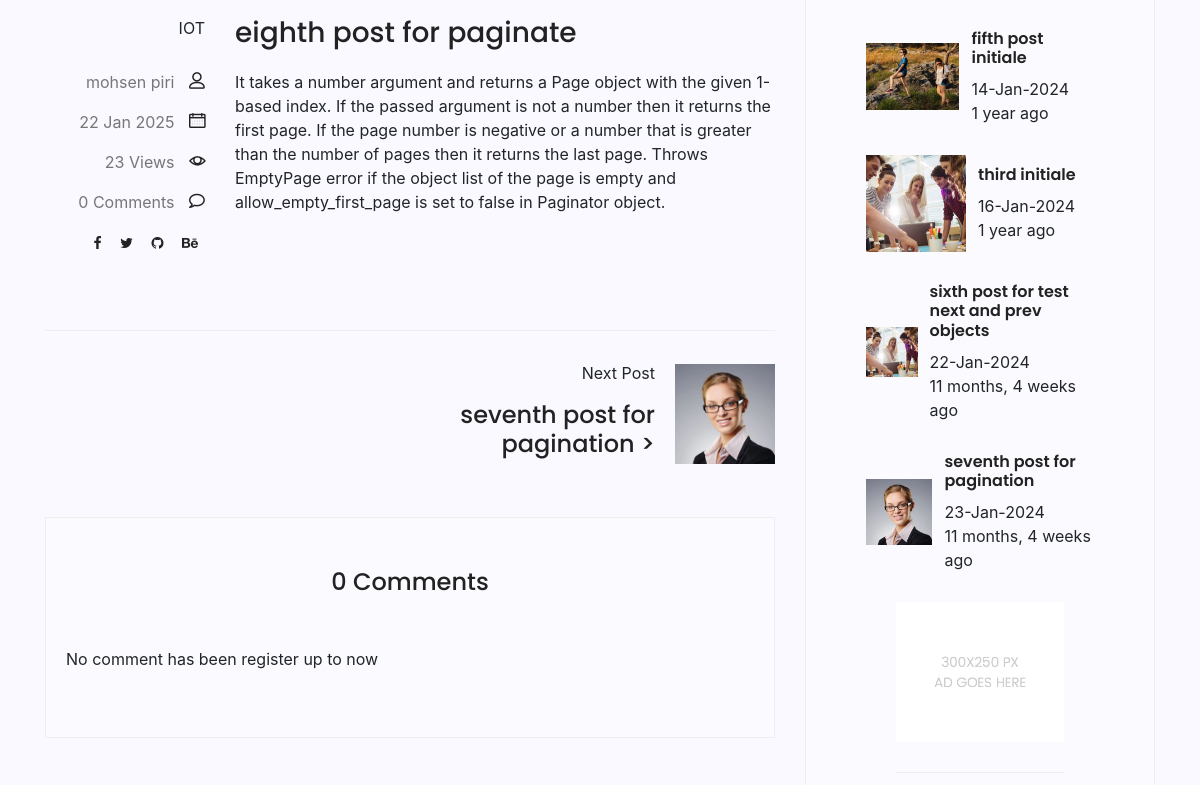
The page /blog_app/9 (middle part) on the database as committed earlier.
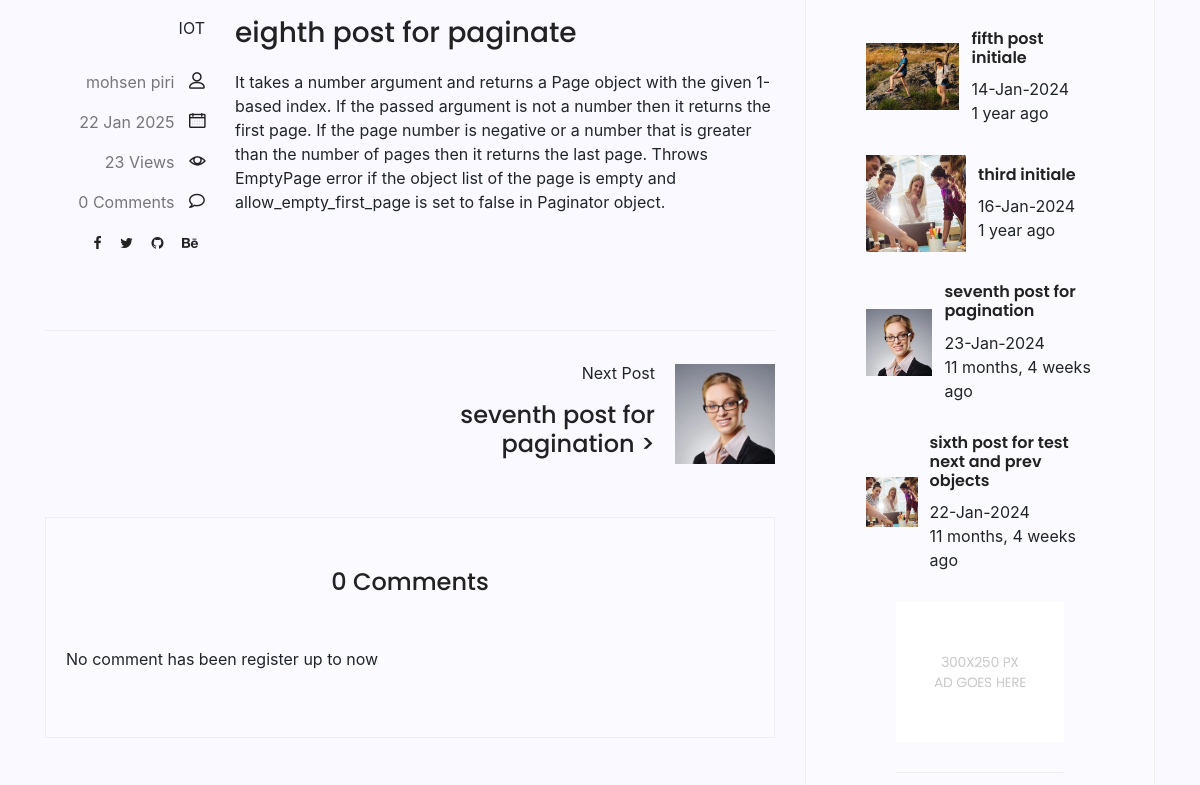
The same page on the database as committed later.
### blog_app/models.py (models this page shows, shortened)
class Category(models.Model):
    name = models.CharField(max_length=30)
    def __str__(self):
        return self.name

class Post(models.Model):
    image = models.ImageField(upload_to='app_image/', default='default.png')
    author = models.ForeignKey(User, on_delete=models.SET_NULL, null=True)
    title = models.CharField(max_length=100)
    content = models.TextField()
    tags = TaggableManager()
    counted_views = models.PositiveIntegerField(default=0)
    status = models.BooleanField(default=False)
    login_needed = models.BooleanField(default=False)
    published_date = models.DateTimeField(null=True)
    created_date = models.DateTimeField(auto_now_add=True)
    updated_date = models.DateTimeField(auto_now=True)
    category_list = models.ManyToManyField(Category)
    class Meta:
        ordering = ['-created_date']
        verbose_name = 'پست'
        verbose_name_plural = 'پست ها'
    def __str__(self):
        return self.title

### blog_app/views.py (the view)
# urls.py: path('<int:pid>', single_view, name='single_blog'),
def single_view(request, pid):
    if request.method == 'POST':
        comment_form = CommentForm(request.POST)
        if comment_form.is_valid():
            comment_form.save()
            messages.add_message(request, messages.SUCCESS, 'Your comment submitted successfully.')
        else:
            messages.add_message(request, messages.ERROR, "Your comment didn't submitted .")
    else:
        comment_form = CommentForm()
    post_obj = get_object_or_404(Post, id=pid, status=1, published_date__lt=timezone.now())
    post_obj.counted_views = post_obj.counted_views + 1
    post_obj.save()
    if not post_obj.login_needed:  # it means: if post_obj.login_needed is not True
        comments = Comment.objects.filter(intended_post=post_obj.id, approved=True)
        filter_post = Post.objects.filter(published_date__lt=timezone.now(), status=1)
        post_ids = [post.id for post in filter_post]
        pid_index = post_ids.index(pid)
        if pid_index == 0:
            next_id = post_ids[pid_index + 1]
            next_post = Post.objects.get(id=next_id)
            prev_post = None
        elif pid_index == post_ids.index(post_ids[-1]):
            prev_id = post_ids[pid_index - 1]
            prev_post = Post.objects.get(id=prev_id)
            next_post = None
        else:
            next_id = post_ids[pid_index + 1]
            next_post = Post.objects.get(id=next_id)
            prev_id = post_ids[pid_index - 1]
            prev_post = Post.objects.get(id=prev_id)
        context = {'post_obj': post_obj, 'next_post': next_post, 'prev_post': prev_post, 'comments': comments}
        return render(request, 'blog_items/blog-single.html', context)
    else:
        return HttpResponseRedirect(reverse('user_auth:login_page'))

### blog_app/templatetags/blog_tags.py (called while the page is built)
@register.inclusion_tag('blog_items/blog-latest-post.html')
def most_visited_posts(arg=3):
    post_obj = Post.objects.filter(published_date__lt=timezone.now(), status=1).order_by('-counted_views')[:arg]
    return {'post_obj': post_obj}

@register.inclusion_tag('blog_items/blog-post-categories.html')
def cat_of_posts():
    post_obj = Post.objects.filter(published_date__lt=timezone.now(), status=1)
    category_obj = Category.objects.all()
    cat_dict = {}
    for cat_name in category_obj:
        cat_dict[cat_name] = post_obj.filter(category_list=cat_name).count()
    return {'cat_dict': cat_dict}

### templates/blog_items/blog-single.html (shortened to what the changed rows need)
{% extends 'base.html' %}
{% block content %}
{% load static %}
{% load blog_tags %}
{% load humanize %}
			<section class="post-content-area single-post-area">
				<div class="container">
					<div class="row">
						<div class="col-lg-8 posts-list">
							<div class="single-post row">
								<div class="col-lg-3  col-md-3 meta-details">
									<ul class="tags">
										{% for cat in post_obj.category_list.all %}
											{{cat.name}} {% if not forloop.last %} , {% endif %}
										{% endfor%}
									</ul>
									<div class="user-details row">
										<p class="user-name col-lg-12 col-md-12 col-6"><a href="#">{{post_obj.author.get_full_name}}</a> <span class="lnr lnr-user"></span></p>
										<p class="date col-lg-12 col-md-12 col-6"><a>{{post_obj.published_date|date:"d M Y"}}</a> <span class="lnr lnr-calendar-full"></span></p>
										<p class="view col-lg-12 col-md-12 col-6"><a href="#">{{post_obj.counted_views}} Views</a> <span class="lnr lnr-eye"></span></p>
										<p class="comments col-lg-12 col-md-12 col-6"><a href="#">{{comments|length}} Comments</a> <span class="lnr lnr-bubble"></span></p>
										<ul class="social-links col-lg-12 col-md-12 col-6">
										</ul>
									</div>
								</div>
							</div>
							<div class="navigation-area">
								<div class="row">
									<div class="col-lg-6 col-md-6 col-12 nav-right flex-row d-flex justify-content-end align-items-center">
										<div class="detials">
										{% if next_post %}
											<p>Next Post</p>
											<a href="{% url 'blog_show:single_blog' pid=next_post.id %}"><h4>{{next_post}} ></h4></a>
										</div>
										<div class="arrow">
											<a href="#"></a>
										</div>
										<div class="thumb">
											<a href="{% url 'blog_show:single_blog' pid=next_post.id %}"><img class="img-fluid" src="{{next_post.image.url}}" alt=""></a>
										</div>
												{% endif %}
									</div>
								</div>
							</div>
						</div>
						<div class="col-lg-4 sidebar-widgets">
							<div class="widget-wrap">
								<div class="single-sidebar-widget search-widget">
									<form class="search-form" action="search/">
										{% most_visited_posts 4 %}
								</div>
							</div>
						</div>
					</div>
				</div>
			</section>
{% endblock %}

### templates/blog_items/blog-latest-post.html (shortened to what this page needs)
{% load humanize %}
{% load static %}
<div class="single-sidebar-widget popular-post-widget">
                                    {% for obj in post_obj %}
									<div class="popular-post-list">
										<div class="single-post-list d-flex flex-row align-items-center">
											<div class="thumb">
												<img class="img-fluid" src=" {{obj.image.url}}" alt="">
											</div>
											<div class="details">
												<a href="{% url 'blog_show:single_blog' pid=obj.id %}"><h6>{{obj.title}}</h6></a>
												<p>{{obj.published_date|date:"d-M-Y"}}</p>
												<p>{{obj.published_date|naturaltime}}</p>
											</div>
										</div>
									{% endfor %}
									</div>
								</div>

Rows that differ between the two databases and show on the page:
changed Post "seventh post for pagination": moves up the list
